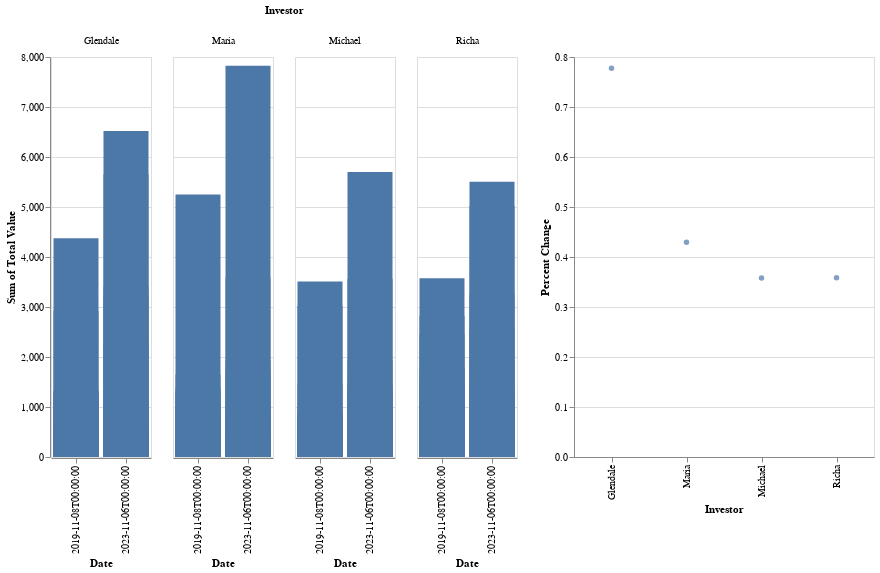

The notebook cell saved with this chart:
### Code cell
percent_change = alt.Chart(investors_percent_change).mark_circle().encode(
    x=alt.X('Investor:N'),
    y=alt.Y('Percent Change:Q'),
    tooltip=[
        alt.Tooltip('Investor:N'),
        alt.Tooltip('Percent Change:Q')
    ]
).properties(
    width=300,
    height=400
)
(bar_chart | percent_change)

### Figure 1 — Vega-Lite specification as saved in the notebook (floating-point values rounded to 4 significant figures)
{"config": {"view": {"continuousWidth": 300, "continuousHeight": 300}}, "hconcat": [{"data": {"name": "data-554b996a8d14d01a8ea149b5ade2d7d8"}, "mark": {"type": "bar"}, "encoding": {"column": {"field": "Investor", "type": "nominal"}, "tooltip": [{"field": "Symbol", "type": "nominal"}, {"field": "Price", "type": "quantitative"}, {"field": "Shares", "type": "quantitative"}, {"field": "Total Value", "type": "quantitative"}], "x": {"field": "Date", "type": "nominal"}, "y": {"aggregate": "sum", "field": "Total Value", "type": "quantitative"}}, "height": 400, "transform": [{"calculate": "datum.Shares * datum.Price", "as": "Total Value"}], "width": 100}, {"data": {"name": "data-5c8808121914e89921cdb837b21af901"}, "mark": {"type": "circle"}, "encoding": {"tooltip": [{"field": "Investor", "type": "nominal"}, {"field": "Percent Change", "type": "quantitative"}], "x": {"field": "Investor", "type": "nominal"}, "y": {"field": "Percent Change", "type": "quantitative"}}, "height": 400, "width": 300}], "$schema": "https://vega.github.io/schema/vega-lite/v5.20.1.json", "datasets": {"data-554b996a8d14d01a8ea149b5ade2d7d8": [{"Investor": "Maria", "Company": "Apple", "Symbol": "AAPL", "Shares": 20, "Price": 179.2, "Date": "2023-11-06T00:00:00", "dollar_value_invested": 3585.0}, {"Investor": "Maria", "Company": "Netflix Inc.", "Symbol": "NFLX", "Shares": 18, "Price": 434.7, "Date": "2023-11-06T00:00:00", "dollar_value_invested": 7825.0}, {"Investor": "Maria", "Company": "Target Corporation", "Symbol": "TGT", "Shares": 15, "Price": 111.0, "Date": "2023-11-06T00:00:00", "dollar_value_invested": 1666.0}, {"Investor": "Maria", "Company": "Walt Disney Company", "Symbol": "DIS", "Shares": 10, "Price": 84.02, "Date": "2023-11-06T00:00:00", "dollar_value_invested": 840.2}, {"Investor": "Maria", "Company": "Starbucks Corporation", "Symbol": "SBUX", "Shares": 10, "Price": 104.0, "Date": "2023-11-06T00:00:00", "dollar_value_invested": 1040.0}, {"Investor": "Maria", "Company": "eBay Inc.", "Symbol": "EBAY", "Shares": 10, "Price": 40.36, "Date": "2023-11-06T00:00:00", "dollar_value_invested": 403.6}, {"Investor": "Maria", "Company": "Ulta Beauty Inc.", "Symbol": "ULTA", "Shares": 5, "Price": 386.0, "Date": "2023-11-06T00:00:00", "dollar_value_invested": 1930.0}, {"Investor": "Maria", "Company": "Coca-Cola Company", "Symbol": "KO", "Shares": 5, "Price": 56.97, "Date": "2023-11-06T00:00:00", "dollar_value_invested": 284.9}, {"Investor": "Maria", "Company": "NIKE Inc. Class B", "Symbol": "NKE", "Shares": 4, "Price": 107.2, "Date": "2023-11-06T00:00:00", "dollar_value_invested": 429.0}, {"Investor": "Maria", "Company": "Kraft Heinz Company", "Symbol": "KHC", "Shares": 3, "Price": 33.29, "Date": "2023-11-06T00:00:00", "dollar_value_invested": 99.87}, {"Investor": "Glendale", "Company": "Apple", "Symbol": "AAPL", "Shares": 19, "Price": 179.2, "Date": "2023-11-06T00:00:00", "dollar_value_invested": 3405.0}, {"Investor": "Glendale", "Company": "Netflix Inc.", "Symbol": "NFLX", "Shares": 15, "Price": 434.7, "Date": "2023-11-06T00:00:00", "dollar_value_invested": 6521.0}, {"Investor": "Glendale", "Company": "PayPal Holdings Inc.", "Symbol": "PYPL", "Shares": 13, "Price": 54.62, "Date": "2023-11-06T00:00:00", "dollar_value_invested": 710.1}, {"Investor": "Glendale", "Company": "Intel Corporation", "Symbol": "INTC", "Shares": 10, "Price": 37.95, "Date": "2023-11-06T00:00:00", "dollar_value_invested": 379.5}, {"Investor": "Glendale", "Company": "Adobe Incorporated", "Symbol": "ADBE", "Shares": 10, "Price": 565.5, "Date": "2023-11-06T00:00:00", "dollar_value_invested": 5654.0}, {"Investor": "Glendale", "Company": "Microsoft Corporation", "Symbol": "MSFT", "Shares": 9, "Price": 356.5, "Date": "2023-11-06T00:00:00", "dollar_value_invested": 3209.0}, {"Investor": "Glendale", "Company": "eBay Inc.", "Symbol": "EBAY", "Shares": 9, "Price": 40.36, "Date": "2023-11-06T00:00:00", "dollar_value_invested": 363.2}, {"Investor": "Glendale", "Company": "NVIDIA Corporation", "Symbol": "NVDA", "Shares": 5, "Price": 457.5, "Date": "2023-11-06T00:00:00", "dollar_value_invested": 2288.0}, {"Investor": "Glendale", "Company": "Electronic Arts Inc.", "Symbol": "EA", "Shares": 5, "Price": 129.3, "Date": "2023-11-06T00:00:00", "dollar_value_invested": 646.4}, {"Investor": "Glendale", "Company": "Salesforce Inc.", "Symbol": "CRM", "Shares": 5, "Price": 207.4, "Date": "2023-11-06T00:00:00", "dollar_value_invested": 1037.0}, {"Investor": "Richa", "Company": "PayPal Holdings Inc.", "Symbol": "PYPL", "Shares": 15, "Price": 54.62, "Date": "2023-11-06T00:00:00", "dollar_value_invested": 819.3}, {"Investor": "Richa", "Company": "Capital One Financial Corp", "Symbol": "COF", "Shares": 13, "Price": 101.5, "Date": "2023-11-06T00:00:00", "dollar_value_invested": 1319.0}, {"Investor": "Richa", "Company": "Bank of America Corp", "Symbol": "BAC", "Shares": 13, "Price": 28.33, "Date": "2023-11-06T00:00:00", "dollar_value_invested": 368.3}, {"Investor": "Richa", "Company": "Mastercard Incorporated Class A", "Symbol": "MA", "Shares": 13, "Price": 386.2, "Date": "2023-11-06T00:00:00", "dollar_value_invested": 5020.0}, {"Investor": "Richa", "Company": "Intuit Inc.", "Symbol": "INTU", "Shares": 11, "Price": 500.5, "Date": "2023-11-06T00:00:00", "dollar_value_invested": 5506.0}, {"Investor": "Richa", "Company": "Goldman Sachs Group Inc.", "Symbol": "GS", "Shares": 8, "Price": 323.9, "Date": "2023-11-06T00:00:00", "dollar_value_invested": 2591.0}, {"Investor": "Richa", "Company": "Morgan Stanley", "Symbol": "MS", "Shares": 8, "Price": 75.92, "Date": "2023-11-06T00:00:00", "dollar_value_invested": 607.4}, {"Investor": "Richa", "Company": "JPMorgan Chase & Co.", "Symbol": "JPM", "Shares": 8, "Price": 144.1, "Date": "2023-11-06T00:00:00", "dollar_value_invested": 1153.0}, {"Investor": "Richa", "Company": "Accenture Plc Class A", "Symbol": "ACN", "Shares": 6, "Price": 313.1, "Date": "2023-11-06T00:00:00", "dollar_value_invested": 1879.0}, {"Investor": "Richa", "Company": "BlackRock Inc.", "Symbol": "BLK", "Shares": 5, "Price": 653.2, "Date": "2023-11-06T00:00:00", "dollar_value_invested": 3266.0}, {"Investor": "Michael", "Company": "Amazon.com Inc.", "Symbol": "AMZN", "Shares": 10, "Price": 139.7, "Date": "2023-11-06T00:00:00", "dollar_value_invested": 1397.0}, {"Investor": "Michael", "Company": "Starbucks Corporation", "Symbol": "SBUX", "Shares": 10, "Price": 104.0, "Date": "2023-11-06T00:00:00", "dollar_value_invested": 1040.0}, {"Investor": "Michael", "Company": "Costco Wholesale Corporation", "Symbol": "COST", "Shares": 10, "Price": 569.8, "Date": "2023-11-06T00:00:00", "dollar_value_invested": 5698.0}, {"Investor": "Michael", "Company": "Microsoft Corporation", "Symbol": "MSFT", "Shares": 10, "Price": 356.5, "Date": "2023-11-06T00:00:00", "dollar_value_invested": 3565.0}, {"Investor": "Michael", "Company": "T-Mobile US Inc.", "Symbol": "TMUS", "Shares": 10, "Price": 147.3, "Date": "2023-11-06T00:00:00", "dollar_value_invested": 1473.0}, {"Investor": "Michael", "Company": "Boeing Company", "Symbol": "BA", "Shares": 10, "Price": 192.9, "Date": "2023-11-06T00:00:00", "dollar_value_invested": 1930.0}, {"Investor": "Michael", "Company": "Alphabet Inc. Class A", "Symbol": "GOOGL", "Shares": 10, "Price": 131.4, "Date": "2023-11-06T00:00:00", "dollar_value_invested": 1314.0}, {"Investor": "Michael", "Company": "Alaska Airlines", "Symbol": "ALK", "Shares": 10, "Price": 32.84, "Date": "2023-11-06T00:00:00", "dollar_value_invested": 328.4}, {"Investor": "Michael", "Company": "Barrett Business Services", "Symbol": "BBSI", "Shares": 10, "Price": 99.17, "Date": "2023-11-06T00:00:00", "dollar_value_invested": 991.7}, {"Investor": "Michael", "Company": "Nordstrom Inc", "Symbol": "JWN", "Shares": 10, "Price": 14.33, "Date": "2023-11-06T00:00:00", "dollar_value_invested": 143.3}, {"Investor": "Maria", "Company": "Apple", "Symbol": "AAPL", "Shares": 20, "Price": 65.04, "Date": "2019-11-08T00:00:00", "dollar_value_invested": 1301.0}, {"Investor": "Maria", "Company": "Netflix Inc.", "Symbol": "NFLX", "Shares": 18, "Price": 291.6, "Date": "2019-11-08T00:00:00", "dollar_value_invested": 5248.0}, {"Investor": "Maria", "Company": "Target Corporation", "Symbol": "TGT", "Shares": 15, "Price": 110.2, "Date": "2019-11-08T00:00:00", "dollar_value_invested": 1652.0}, {"Investor": "Maria", "Company": "Walt Disney Company", "Symbol": "DIS", "Shares": 10, "Price": 138.0, "Date": "2019-11-08T00:00:00", "dollar_value_invested": 1380.0}, {"Investor": "Maria", "Company": "Starbucks Corporation", "Symbol": "SBUX", "Shares": 10, "Price": 81.77, "Date": "2019-11-08T00:00:00", "dollar_value_invested": 817.7}, {"Investor": "Maria", "Company": "eBay Inc.", "Symbol": "EBAY", "Shares": 10, "Price": 35.14, "Date": "2019-11-08T00:00:00", "dollar_value_invested": 351.4}, {"Investor": "Maria", "Company": "Ulta Beauty Inc.", "Symbol": "ULTA", "Shares": 5, "Price": 239.3, "Date": "2019-11-08T00:00:00", "dollar_value_invested": 1196.0}, {"Investor": "Maria", "Company": "Coca-Cola Company", "Symbol": "KO", "Shares": 5, "Price": 52.21, "Date": "2019-11-08T00:00:00", "dollar_value_invested": 261.1}, {"Investor": "Maria", "Company": "NIKE Inc. Class B", "Symbol": "NKE", "Shares": 4, "Price": 89.81, "Date": "2019-11-08T00:00:00", "dollar_value_invested": 359.2}, {"Investor": "Maria", "Company": "Kraft Heinz Company", "Symbol": "KHC", "Shares": 3, "Price": 32.85, "Date": "2019-11-08T00:00:00", "dollar_value_invested": 98.55}, {"Investor": "Glendale", "Company": "Apple", "Symbol": "AAPL", "Shares": 19, "Price": 65.04, "Date": "2019-11-08T00:00:00", "dollar_value_invested": 1236.0}, {"Investor": "Glendale", "Company": "Netflix Inc.", "Symbol": "NFLX", "Shares": 15, "Price": 291.6, "Date": "2019-11-08T00:00:00", "dollar_value_invested": 4374.0}, {"Investor": "Glendale", "Company": "PayPal Holdings Inc.", "Symbol": "PYPL", "Shares": 13, "Price": 101.4, "Date": "2019-11-08T00:00:00", "dollar_value_invested": 1318.0}, {"Investor": "Glendale", "Company": "Intel Corporation", "Symbol": "INTC", "Shares": 10, "Price": 58.27, "Date": "2019-11-08T00:00:00", "dollar_value_invested": 582.7}, {"Investor": "Glendale", "Company": "Adobe Incorporated", "Symbol": "ADBE", "Shares": 10, "Price": 292.5, "Date": "2019-11-08T00:00:00", "dollar_value_invested": 2925.0}, {"Investor": "Glendale", "Company": "Microsoft Corporation", "Symbol": "MSFT", "Shares": 9, "Price": 146.0, "Date": "2019-11-08T00:00:00", "dollar_value_invested": 1314.0}, {"Investor": "Glendale", "Company": "eBay Inc.", "Symbol": "EBAY", "Shares": 9, "Price": 35.14, "Date": "2019-11-08T00:00:00", "dollar_value_invested": 316.3}, {"Investor": "Glendale", "Company": "NVIDIA Corporation", "Symbol": "NVDA", "Shares": 5, "Price": 51.94, "Date": "2019-11-08T00:00:00", "dollar_value_invested": 259.7}, {"Investor": "Glendale", "Company": "Electronic Arts Inc.", "Symbol": "EA", "Shares": 5, "Price": 98.27, "Date": "2019-11-08T00:00:00", "dollar_value_invested": 491.3}, {"Investor": "Glendale", "Company": "Salesforce Inc.", "Symbol": "CRM", "Shares": 5, "Price": 161.1, "Date": "2019-11-08T00:00:00", "dollar_value_invested": 805.6}, {"Investor": "Richa", "Company": "PayPal Holdings Inc.", "Symbol": "PYPL", "Shares": 15, "Price": 101.4, "Date": "2019-11-08T00:00:00", "dollar_value_invested": 1521.0}, {"Investor": "Richa", "Company": "Capital One Financial Corp", "Symbol": "COF", "Shares": 13, "Price": 109.5, "Date": "2019-11-08T00:00:00", "dollar_value_invested": 1423.0}, {"Investor": "Richa", "Company": "Bank of America Corp", "Symbol": "BAC", "Shares": 13, "Price": 33.26, "Date": "2019-11-08T00:00:00", "dollar_value_invested": 432.4}, {"Investor": "Richa", "Company": "Mastercard Incorporated Class A", "Symbol": "MA", "Shares": 13, "Price": 274.9, "Date": "2019-11-08T00:00:00", "dollar_value_invested": 3574.0}, {"Investor": "Richa", "Company": "Intuit Inc.", "Symbol": "INTU", "Shares": 11, "Price": 256.9, "Date": "2019-11-08T00:00:00", "dollar_value_invested": 2825.0}, {"Investor": "Richa", "Company": "Goldman Sachs Group Inc.", "Symbol": "GS", "Shares": 8, "Price": 222.9, "Date": "2019-11-08T00:00:00", "dollar_value_invested": 1783.0}, {"Investor": "Richa", "Company": "Morgan Stanley", "Symbol": "MS", "Shares": 8, "Price": 49.15, "Date": "2019-11-08T00:00:00", "dollar_value_invested": 393.2}, {"Investor": "Richa", "Company": "JPMorgan Chase & Co.", "Symbol": "JPM", "Shares": 8, "Price": 130.4, "Date": "2019-11-08T00:00:00", "dollar_value_invested": 1043.0}, {"Investor": "Richa", "Company": "Accenture Plc Class A", "Symbol": "ACN", "Shares": 6, "Price": 189.7, "Date": "2019-11-08T00:00:00", "dollar_value_invested": 1138.0}, {"Investor": "Richa", "Company": "BlackRock Inc.", "Symbol": "BLK", "Shares": 5, "Price": 490.2, "Date": "2019-11-08T00:00:00", "dollar_value_invested": 2451.0}, {"Investor": "Michael", "Company": "Amazon.com Inc.", "Symbol": "AMZN", "Shares": 10, "Price": 89.29, "Date": "2019-11-08T00:00:00", "dollar_value_invested": 892.9}, {"Investor": "Michael", "Company": "Starbucks Corporation", "Symbol": "SBUX", "Shares": 10, "Price": 81.77, "Date": "2019-11-08T00:00:00", "dollar_value_invested": 817.7}, {"Investor": "Michael", "Company": "Costco Wholesale Corporation", "Symbol": "COST", "Shares": 10, "Price": 302.6, "Date": "2019-11-08T00:00:00", "dollar_value_invested": 3026.0}, {"Investor": "Michael", "Company": "Microsoft Corporation", "Symbol": "MSFT", "Shares": 10, "Price": 146.0, "Date": "2019-11-08T00:00:00", "dollar_value_invested": 1460.0}, {"Investor": "Michael", "Company": "T-Mobile US Inc.", "Symbol": "TMUS", "Shares": 10, "Price": 80.94, "Date": "2019-11-08T00:00:00", "dollar_value_invested": 809.4}, {"Investor": "Michael", "Company": "Boeing Company", "Symbol": "BA", "Shares": 10, "Price": 351.0, "Date": "2019-11-08T00:00:00", "dollar_value_invested": 3510.0}, {"Investor": "Michael", "Company": "Alphabet Inc. Class A", "Symbol": "GOOGL", "Shares": 10, "Price": 65.45, "Date": "2019-11-08T00:00:00", "dollar_value_invested": 654.5}, {"Investor": "Michael", "Company": "Alaska Airlines", "Symbol": "ALK", "Shares": 10, "Price": 71.17, "Date": "2019-11-08T00:00:00", "dollar_value_invested": 711.7}, {"Investor": "Michael", "Company": "Barrett Business Services", "Symbol": "BBSI", "Shares": 10, "Price": 91.99, "Date": "2019-11-08T00:00:00", "dollar_value_invested": 919.9}, {"Investor": "Michael", "Company": "Nordstrom Inc", "Symbol": "JWN", "Shares": 10, "Price": 36.65, "Date": "2019-11-08T00:00:00", "dollar_value_invested": 366.5}], "data-5c8808121914e89921cdb837b21af901": [{"Investor": "Glendale", "Percent Change": 0.7776}, {"Investor": "Maria", "Percent Change": 0.4294}, {"Investor": "Michael", "Percent Change": 0.3579}, {"Investor": "Richa", "Percent Change": 0.3584}]}}
